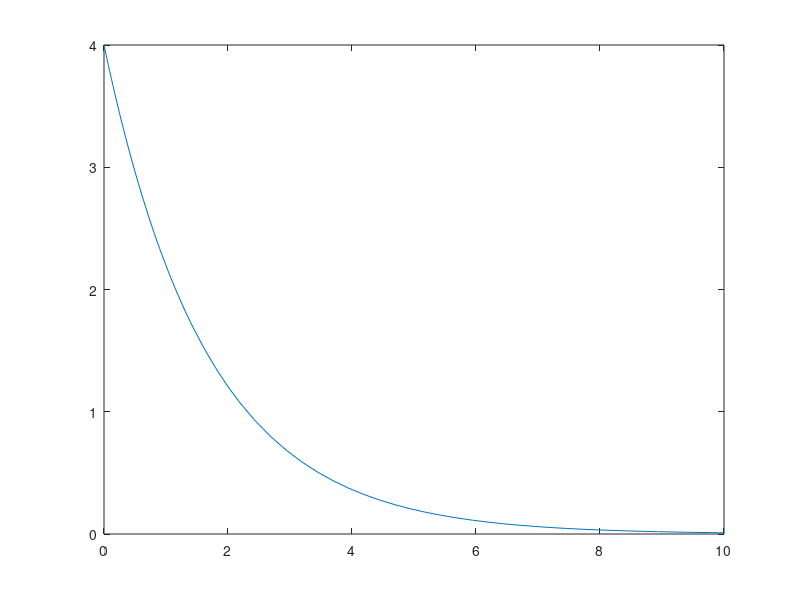

Source code (MATLAB): (Note: this script raises an error after producing the figure.)
x0 = 4;                     %initial condition
k = 3/5;                    %initial condition
[t,x]=ode45(@(t,x)-k*x,[0 10],x0); %numerical method
plot(t,x)
%figure;

%%%%%%%%%%%%%%%%%%%%%%%%%%%%% ANALYTICAL PART %%%%%%%%%%%%%%%%%%%%%%%%%%%%%%%%%%%%%%%%%%

A = dsolve('Dx=-K*x','x(0)=x0','K=k');    %calculate analytical solution
B = char(A);                %make it readable
C= findstr(B, '{');         %find the { in the string
D= findstr(B, '}');         %find the }
Equ = B(C(1)+1:D(1)-1)      %Isolate the equation, and use it as a function, but as it is it **might not** work with matricies. So...

C=findstr(Equ, 't');        %have to add (a) for the next "for" statement in to the Equ to EVERY 't'

for c=length(C):-1:1;       %count back from the last t (for however many 't's you have)
    Equ = [Equ 'abc'];      %Extend Equ to prevent overflow
    for b=length(Equ)-3:-1:C(c)+1    %Move everything from the last spot three characters to the rear until you hit t. C(c) = where search found 't'
        Equ(b+3) = Equ(b);
    end
    Equ(C(c)+1) = '(';
    Equ(C(c)+2) = 'a';      % Add (a) - ie: overwrite those spots, because we've moved everything out of the way.
    Equ(C(c)+3) = ')';      % This is to make the next "for" loop execute all the way correctly, as we need to do it for each value of t
end
for a=1:length(t)
y(a) = (eval(Equ));         %Evaluate your built string  ----> basically this is y(a) = 4/exp((3*t(a))/5)
end
y = y.';                    %Transpose the matrix, so that it works with t, and so on.

%%%%%%%%%%%%%%%%%%%%%%%%%%%%% ANALYTICAL PART END %%%%%%%%%%%%%%%%%%%%%%%%%%%%%%%%%%%%%%%%%%

%y = 4*exp(-k*t);           %Analytical method, using same time steps, copypasted, or worked out by hand
hold;                       %print everything to the same graph
plot(t,y)                   %plot analytical over numerical (can see a very tiny difference)
mean_square_error = mse(x-y)    %calculates and displays mean squared error
P=x-y;                      %error array
Q=P.*P;                     %squared error (in each cell)
R=sum(Q)/length(Q)          %mean squared error (same as with mse function).
%figure();
i=2:length(t);                     %redundant variable
timestep(i)=t(i)-t(i-1);    %time step length
plot(t,timestep)            % delta t (step size) vs t or 'Phase plane' for time